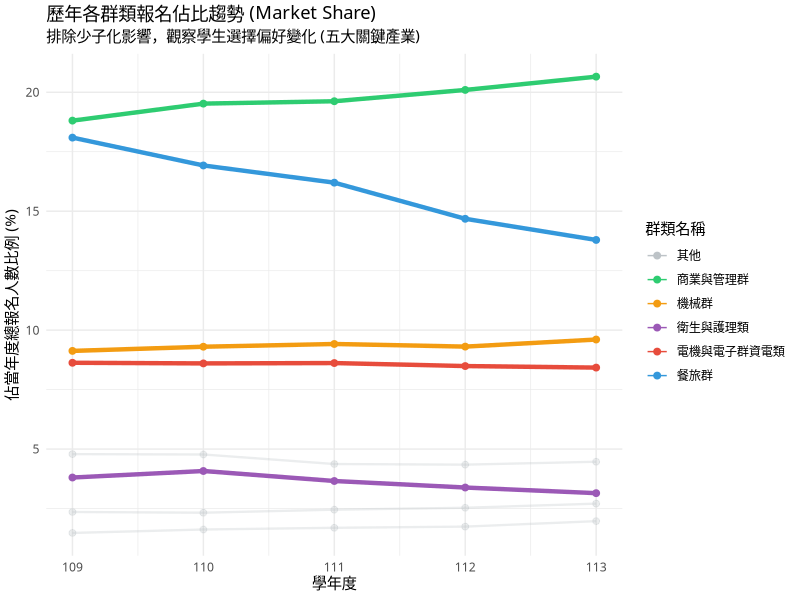
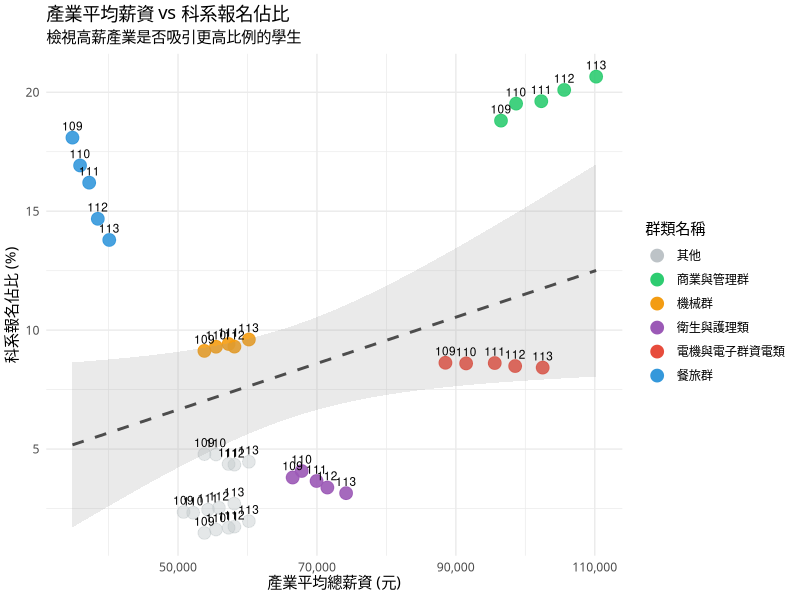

Generate these figures, in order, with R:
# scripts/3-4_proportion_analysis.R
#
# 目的：執行 3.4 節分析 - 科系選擇偏好與薪資關聯分析 (Market Share Analysis)
# 說明：將報名人數轉換為當年度佔比，消除少子化總人數下降的影響，聚焦於學生選擇偏好的變化。
# 重點：特別標示五大關鍵產業（電資、醫護、製造、金融、餐飲）。
#
# -----------------------------------------------------------------------------

# 1. 載入必要套件
library(readr)
library(dplyr)
library(tidyr)
library(ggplot2)
library(scales)

# 設定圖表輸出目錄
dir.create("output/figures", showWarnings = FALSE, recursive = TRUE)

cat("--- 步驟 1：套件載入成功 ---\n")

# 2. 載入原始資料
salary_data <- read_csv("data/salary_data_109_113.csv", show_col_types = FALSE)
registration_data <- read_csv("data/tcte_registration_109_114.csv", show_col_types = FALSE)

cat("--- 步驟 2：原始資料載入成功 ---\n")

# 3. 資料前處理：計算科系佔比 (Market Share)
# --------------------------------------------------

# 3.1 整理報名人數為長格式 (Long Format)
registration_long <- registration_data %>%
    pivot_longer(
        cols = matches("^\\d{3}學年度$"),
        names_to = "學年度_str",
        values_to = "報名人數"
    ) %>%
    mutate(年度 = as.numeric(gsub("學年度", "", 學年度_str))) %>%
    filter(!is.na(報名人數), 群類代號 != "All", between(年度, 109, 113)) %>%
    select(群類名稱, 年度, 報名人數)

# 3.2 計算每年度總人數與各科系佔比
registration_proportion <- registration_long %>%
    group_by(年度) %>%
    mutate(
        當年度總報名人數 = sum(報名人數),
        報名佔比 = 報名人數 / 當年度總報名人數,
        報名佔比百分比 = 報名佔比 * 100
    ) %>%
    ungroup()

cat("--- 步驟 3：科系佔比計算完成 ---\n")

# 4. 建立對應表並合併薪資資料
# ------------------------------------
mapping_table <- tribble(
    ~行業別, ~群類名稱,
    "住宿及餐飲業", "餐旅群",
    "出版影音及資通訊業", "電機與電子群資電類",
    "金融及保險業", "商業與管理群",
    "製造業", "機械群",
    "製造業", "動力機械群",
    "營建工程業", "土木與建築群",
    "醫療保健及社會工作服務業", "衛生與護理類",
    "藝術、娛樂及休閒服務業", "藝術群影視類", # 修正名稱
    "製造業", "化工群"
)

# 4.1 準備薪資資料
industry_salary <- salary_data %>%
    filter(行業別 != "工業及服務業總計", between(年度, 109, 113)) %>%
    select(行業別, 年度, 總薪資, `總薪資年增率(%)`)

# 4.2 合併資料
# 注意：這裡只保留有對應到產業的科系進行分析
analysis_data <- registration_proportion %>%
    inner_join(mapping_table, by = "群類名稱") %>%
    inner_join(industry_salary, by = c("行業別", "年度"))

cat("--- 步驟 4：資料合併完成 (僅包含有對應產業之科系) ---\n")

# 5. 視覺化分析
# ------------------------------------

# 定義五大關鍵產業群組
key_groups <- c("電機與電子群資電類", "衛生與護理類", "機械群", "商業與管理群", "餐旅群")

# 5.1 科系佔比趨勢圖 (Line Chart) - 強調五大產業
plot_data_trend <- analysis_data %>%
    mutate(
        Highlight = ifelse(群類名稱 %in% key_groups, 群類名稱, "其他"),
        Alpha = ifelse(群類名稱 %in% key_groups, 1, 0.3),
        Size = ifelse(群類名稱 %in% key_groups, 1.5, 0.8)
    )

p1 <- ggplot(plot_data_trend, aes(x = 年度, y = 報名佔比百分比, color = Highlight, group = 群類名稱)) +
    geom_line(aes(alpha = Alpha, size = Size)) +
    geom_point(aes(alpha = Alpha), size = 2) +
    scale_color_manual(values = c(
        "電機與電子群資電類" = "#E74C3C", # 紅
        "衛生與護理類" = "#9B59B6", # 紫
        "機械群" = "#F39C12", # 橘
        "商業與管理群" = "#2ECC71", # 綠
        "餐旅群" = "#3498DB", # 藍
        "其他" = "#BDC3C7" # 灰
    )) +
    scale_alpha_identity() +
    scale_size_identity() +
    labs(
        title = "歷年各群類報名佔比趨勢 (Market Share)",
        subtitle = "排除少子化影響，觀察學生選擇偏好變化 (五大關鍵產業)",
        x = "學年度",
        y = "佔當年度總報名人數比例 (%)",
        color = "群類名稱"
    ) +
    theme_minimal(base_family = "Microsoft JhengHei") +
    theme(legend.position = "right")

ggsave("output/figures/market_share_trends_line.png", p1, width = 10, height = 6, dpi = 300)
cat("已儲存: output/figures/market_share_trends_line.png\n")

# 5.2 薪資 vs 佔比 散佈圖 - 強調五大產業
plot_data_scatter <- analysis_data %>%
    mutate(
        Highlight = ifelse(群類名稱 %in% key_groups, 群類名稱, "其他"),
        Alpha = ifelse(群類名稱 %in% key_groups, 0.9, 0.4)
    )

p2 <- ggplot(plot_data_scatter, aes(x = 總薪資, y = 報名佔比百分比)) +
    geom_point(aes(color = Highlight, alpha = Alpha), size = 4) +
    geom_smooth(method = "lm", se = TRUE, color = "gray30", linetype = "dashed", alpha = 0.2) +
    geom_text(aes(label = 年度), vjust = -0.8, size = 3, check_overlap = FALSE) + # 加入年份標籤
    scale_color_manual(values = c(
        "電機與電子群資電類" = "#E74C3C", # 紅
        "衛生與護理類" = "#9B59B6", # 紫
        "機械群" = "#F39C12", # 橘
        "商業與管理群" = "#2ECC71", # 綠
        "餐旅群" = "#3498DB", # 藍
        "其他" = "#BDC3C7" # 灰
    )) +
    scale_alpha_identity() +
    scale_x_continuous(labels = comma) +
    labs(
        title = "產業平均薪資 vs 科系報名佔比",
        subtitle = "檢視高薪產業是否吸引更高比例的學生",
        x = "產業平均總薪資 (元)",
        y = "科系報名佔比 (%)",
        color = "群類名稱"
    ) +
    theme_minimal(base_family = "Microsoft JhengHei") +
    theme(legend.position = "right")

ggsave("output/figures/salary_vs_share_scatter.png", p2, width = 10, height = 6, dpi = 300)
cat("已儲存: output/figures/salary_vs_share_scatter.png\n")

cat("--- 步驟 5：圖表已輸出至 output/figures/ ---\n")

# 6. 統計模型分析
# ------------------------------------

# 6.1 計算變數的年增率 (針對佔比)
regression_data <- analysis_data %>%
    group_by(群類名稱) %>%
    arrange(年度) %>%
    mutate(
        佔比年增率 = (報名佔比 - lag(報名佔比)) / lag(報名佔比),
        薪資年增率 = (總薪資 - lag(總薪資)) / lag(總薪資)
    ) %>%
    ungroup() %>%
    filter(!is.na(佔比年增率))

# 6.2 模型 A: 靜態模型 (佔比 ~ 薪資)
# 檢驗：薪資越高的產業，其對應科系的佔比是否越高？
model_static <- lm(報名佔比 ~ 總薪資, data = analysis_data)

# 6.3 模型 B: 動態模型 (佔比成長 ~ 薪資成長)
# 檢驗：薪資漲幅越大的產業，其對應科系的佔比是否成長越快？
model_dynamic <- lm(佔比年增率 ~ 薪資年增率, data = regression_data)

# 6.4 輸出統計結果
output_file <- "output/proportion_regression_results.txt"
sink(output_file)

cat("======================================================\n")
cat("分析報告：科系報名佔比與薪資之關聯分析\n")
cat("======================================================\n\n")

cat("1. 靜態模型 (Model Static)\n")
cat("   依變數：科系報名佔比 (Market Share)\n")
cat("   自變數：產業總薪資\n")
cat("   解釋：測試「高薪」是否對應「高市佔率」\n")
print(summary(model_static))
cat("\n------------------------------------------------------\n\n")

cat("2. 動態模型 (Model Dynamic)\n")
cat("   依變數：科系佔比年增率 (Share Growth Rate)\n")
cat("   自變數：薪資年增率 (Salary Growth Rate)\n")
cat("   解釋：測試「加薪」是否帶動「市佔率擴張」\n")
print(summary(model_dynamic))
cat("\n------------------------------------------------------\n\n")

cat("3. 資料摘要 (前 10 筆)\n")
print(head(regression_data, 10))

sink()

cat("--- 步驟 6：統計分析完成，結果已儲存至", output_file, "---\n")
